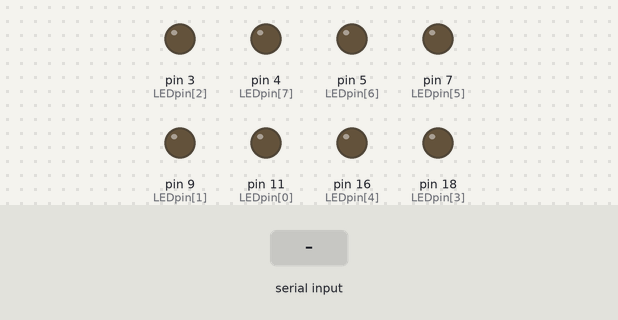
The sketch below on a simulated Arduino Uno, built with avr-gcc and run on an emulated ATmega328P. On the bench: output pins drawn as LEDs (lit = HIGH). The test bench sets the inputs (shaded band).

Above: at 1.2 s.
1.3 s: "90,45\n" received over Serial
At 1.6 s:
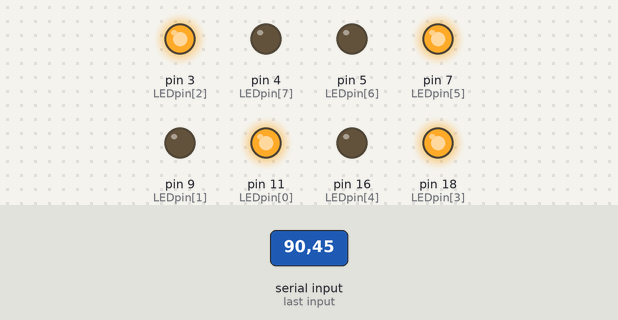
3.8 s: "30,150\n" received over Serial
At 4.6 s:
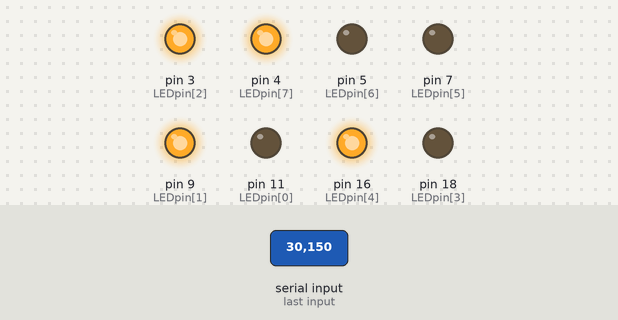
6.3 s: "5\n" received over Serial
At 6.6 s:
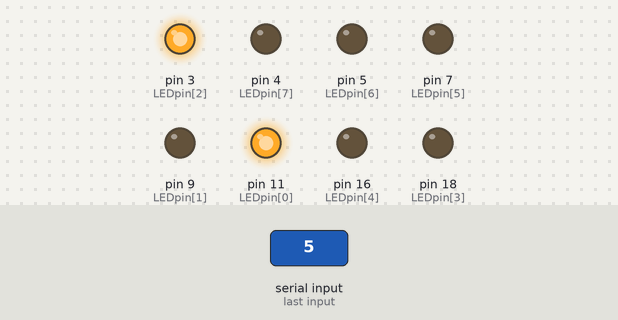
8.7 s: "200\n" received over Serial
At 9.4 s:
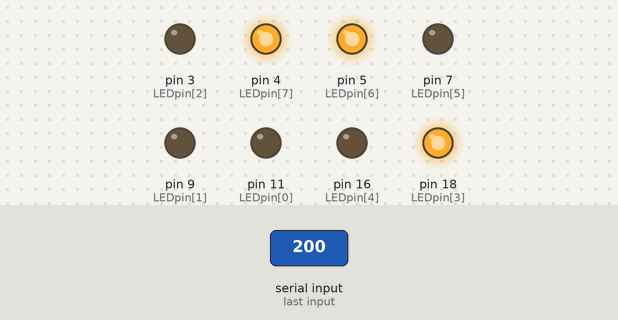
Timing chart, 0 to 11.7 s (numbered marks = the images above; inputs shaded):
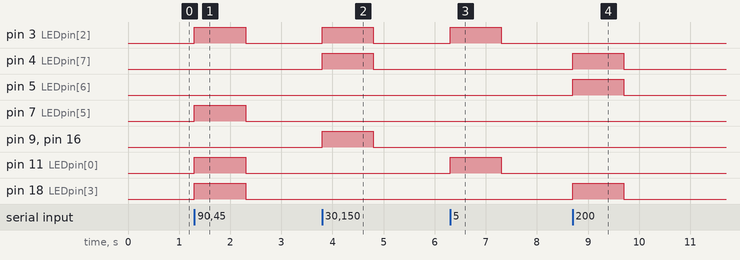

Measured:
- after the input at 1.3 s, pin 3 (LEDpin[2]), pin 7 (LEDpin[5]), pin 11 (LEDpin[0]), pin 18 (LEDpin[3]): LOW → HIGH at once, → LOW 1.0 s later
- after the input at 3.8 s, pin 3 (LEDpin[2]), pin 4 (LEDpin[7]), pin 9 (LEDpin[1]), pin 16 (LEDpin[4]): LOW → HIGH at once, → LOW 1.0 s later
- after the input at 6.3 s, pin 3 (LEDpin[2]), pin 11 (LEDpin[0]): LOW → HIGH at once, → LOW 1.0 s later
- after the input at 8.7 s, pin 4 (LEDpin[7]), pin 5 (LEDpin[6]), pin 18 (LEDpin[3]): LOW → HIGH at once, → LOW 1.0 s later

The sketch:

LED_BINERY.ino
```cpp
uint8_t x;

const int LEDpin[8] = {11, 9, 3, 18, 16, 7, 5, 4};

void setup() {
  Serial.begin(115200);
  for (int i = 0; i < 8; i++) {
    pinMode(LEDpin[i], OUTPUT);
  }
}

void loop() {
  if (Serial.available()) {
    x = Serial.parseInt();
    for (int i = 0; i < 8; i++) {
      digitalWrite(LEDpin[i], bitRead(x, i));
    }
  }
}
```
